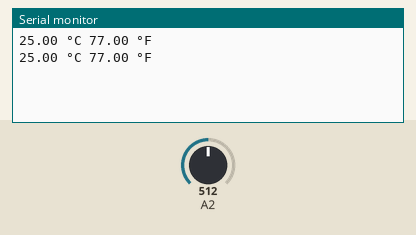
Recording of a sketch running on a simulated Arduino Uno, built with avr-gcc and run on an emulated ATmega328P. Shown: the last lines printed to the serial monitor. The inputs (shaded band) are chosen by the test bench; at power-on: A2 = 512.

Above: at 2.8 s.
2.9 s: A2 set to 716
At 5.2 s:
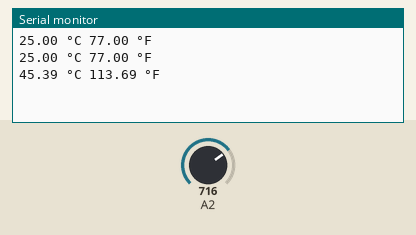
5.6 s: A2 set to 900
At 6.8 s:
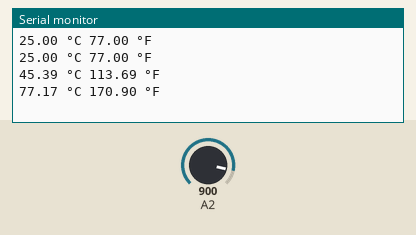
Timing chart, 0 to 8.6 s (numbered marks = the images above; inputs shaded):
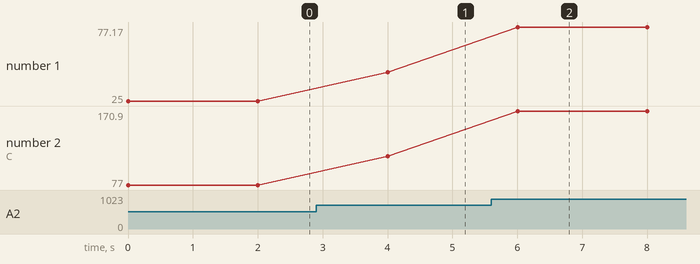

Measured:
- after the input at 2.9 s, the serial monitor: prints a new line after 1.1 s (image 1)
- after the input at 5.6 s, the serial monitor: prints a new line after 0.40 s (image 2)
- plotted number 1: 25 → 45.39 after the input at 2.9 s, 45.39 → 77.17 after the input at 5.6 s
- plotted number 2: 77 → 113.69 after the input at 2.9 s, 113.69 → 170.9 after the input at 5.6 s

The sketch:

NTC_10K_Thermistor.ino
```cpp
double Temp;

#include <math.h>

double Thermistor(int RawADC) {
//Connection 5V - Thermistor - AI - 10k - GND
  Temp = log(10000.0 * ((1024.0 / RawADC - 1)));
  Temp = 1 / (0.001129148 + (0.000234125 + (0.0000000876741 * Temp * Temp )) * Temp );
  Temp = Temp - 273.15;            // Convert Kelvin to Celcius
}

void setup() {
  Serial.begin(19200);
}

void loop() {
  Thermistor(analogRead(2));
  Serial.print(Temp); Serial.print(" °C "); // display Celcius

  Temp = (Temp * 1.8) + 32.0; // Convert Celcius to Fahrenheit return Temp;
  Serial.print(Temp); Serial.println(" °F"); // display Fahrenheit
  delay(2000);
}
```
